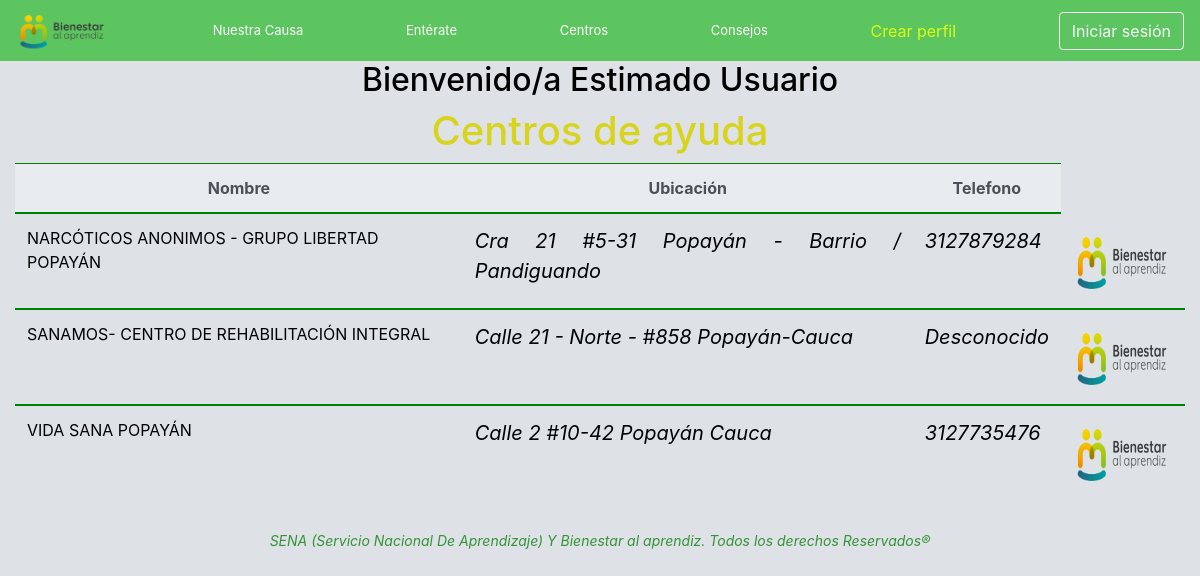
Before: /lista_ver_centros/ with the older database file.
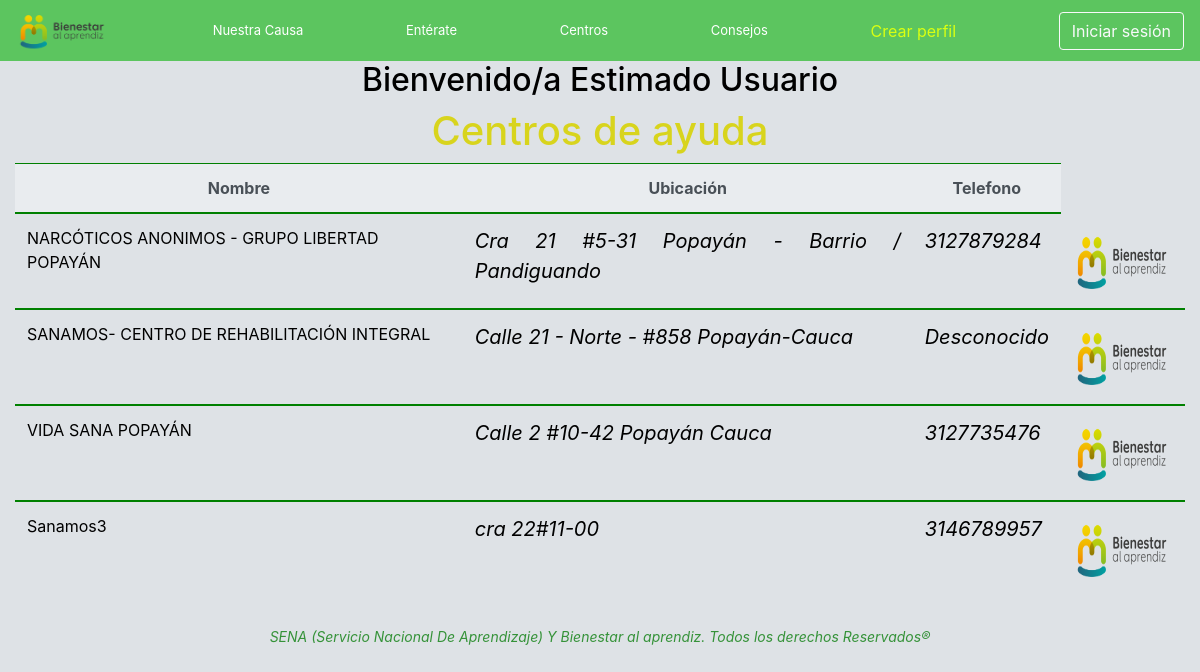
After: the same page with the newer database file.
### sena/models.py (models this page shows, shortened)
class Centros(models.Model):
	nombre	=models.CharField(max_length = 100)
	ubicacion = models.CharField(max_length = 200)
	telefono = models.CharField(max_length=50)

### sena/views.py (the view)
# urls.py: path('lista_ver_centros/', vista_ver_centros, name='vista_ver_centros'),
def vista_ver_centros(request):
	lista3 = Centros.objects.filter()
	return render(request, 'lista_ver_centros.html', locals())

### templates/lista_ver_centros.html (shortened to what this page needs)
{% extends 'base.html' %}
{% block content %}
	<h1 class="lista1" style="color: #d8d41d;">Centros de ayuda</h1>
	<table class="table">
  <thead class="thead thead-light">
    <tr>
      <th class="lista" scope="col">Nombre</th>
      <th class="lista" scope="col">Ubicación</th>
      <th class="lista" scope="col">Telefono</th>
    </tr>
  </thead>
	{% for b in lista3 %}
  <tbody style="border-color: green;">
    <tr>
      <td class="lista3">{{ b.nombre }}</td>
      <td class="lista2">{{ b.ubicacion }}</td>
      <td class="lista2">{{ b.telefono }}</td>
      <td> <img src="/static/imagenes/bienestar.png" width="100" height="70">
    <br>
    </td>
    </tr>
  </tbody>
  {% endfor %}
</table>
{% endblock %}

Changed rows visible on the page:
added Centros: nombre "Sanamos3", ubicacion "cra 22#11-00", telefono "3146789957"
